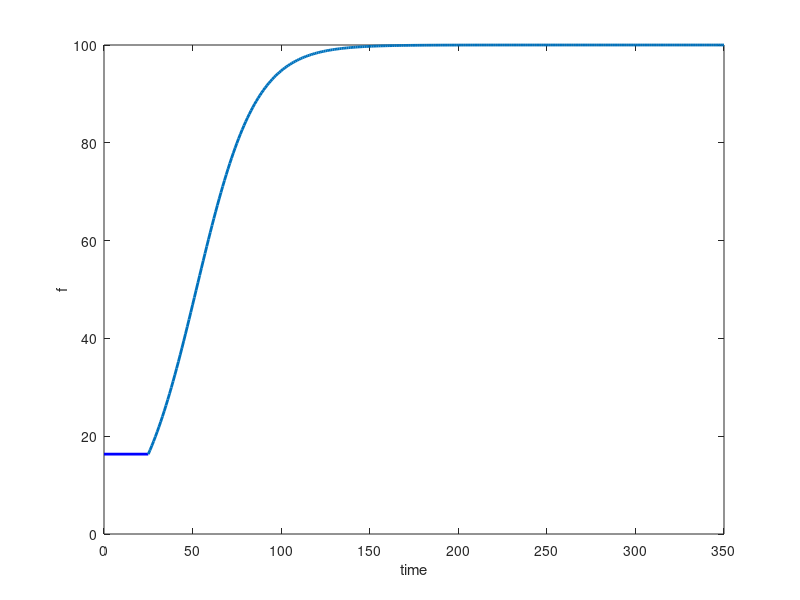

The MATLAB script that drew this image:
%mcm2019_log.m
a=plot([0,25],[16.3324,16.3324],'b');
set(a,'LineWidth',2);
hold on
t=25:1:350;
y=100./(1+23.1316*exp(-0.0603.*t));
z=plot(t,y);
set(z,'LineWidth',2);
xlabel('time');
ylabel('f');
